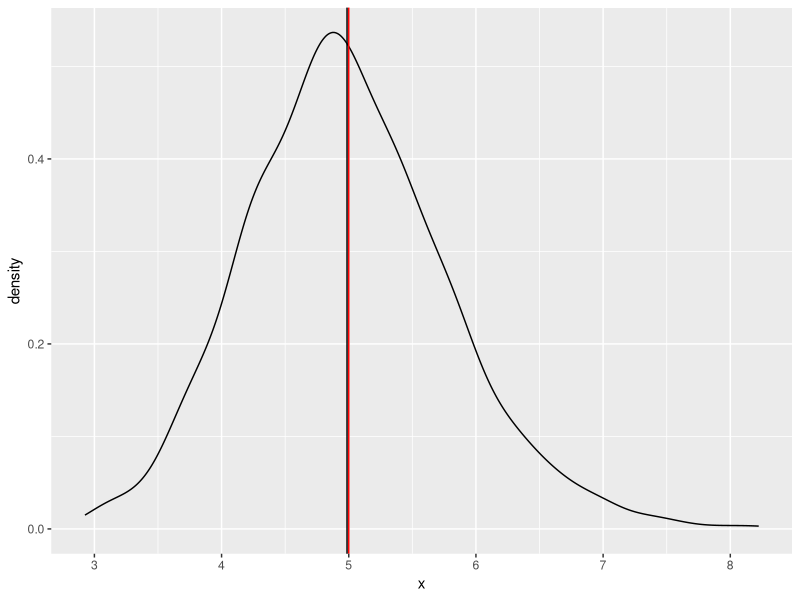
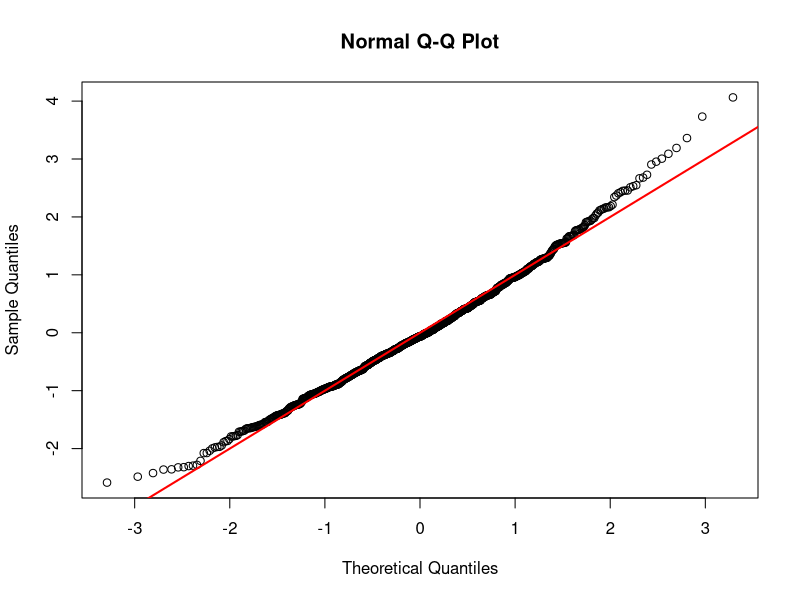

Generate these figures, in order, with R:
## ---- chunk 1
suppressPackageStartupMessages(library(ggplot2))
set.seed(42)
n <- 40 
lambda <- 0.2
nsim <- 1000
simulations.data <- sapply(seq_len(nsim),function(x){
        data <- rexp(n,lambda)
        data
})

simulations.data <- t(simulations.data)
simulations <- rowMeans(simulations.data)
standard.devs <- apply(simulations.data,1,sd)
sims <- data.frame(x=simulations)
## ---- chunk 2
theor_mean = 1/lambda
actual_mean= mean(simulations)
## ---- chunk 3
ggplot(aes(x=x),data=sims) + geom_density() +
        geom_vline(xintercept=theor_mean,color="red") + 
        geom_vline(xintercept=actual_mean,color="black") 
## ---- chunk 4
theor_variance = 1/(lambda^2*n)
actual_variance = var(simulations)
## ---- chunk 5
z.sims <- (simulations-mean(simulations))/sd(simulations)
qqnorm(z.sims)
abline(a=0,b=1,lwd=2,col="red")
## ---- chunk 6
ll <- simulations - qnorm(.975) * standard.devs/sqrt(n)
ul <- simulations + qnorm(.975) * standard.devs/sqrt(n)
coverage <- mean(ll < 1/lambda & ul > 1/lambda)
